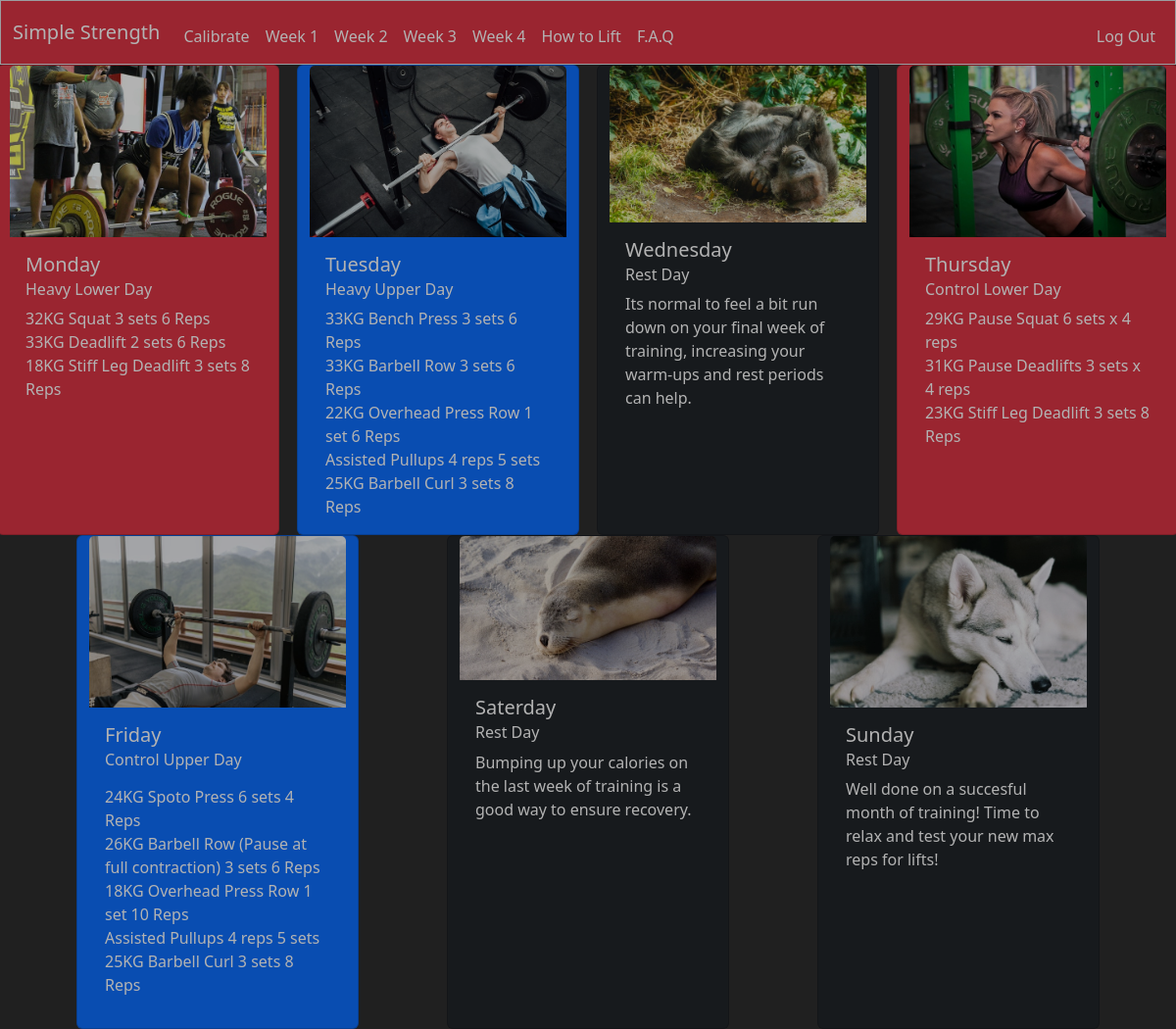
The app's page /week4 (signed in) with its own data.
### tables this page shows
CREATE TABLE Exercises(
userID INTERGER NOT NULL,
Squat SMALLINT,
Deadlift SMALLINT,
Bench SMALLINT,
BBRow SMALLINT,
OverheadPress SMALLINT,
BBCurl SMALLINT,
Pullups SMALLINT
);

### app.py (the view)
@app.route("/week4")
@login_required
def week4():
    ExerInfo = db.execute("SELECT * FROM Exercises WHERE userID = ?", session["user_id"])
    if len(ExerInfo) != 0:
        return render_template("week4.html", Info = ExerInfo)
    else:
        flash("Please enter your lifts before viewing your weekly training")
        return redirect("/calibrate")

### app.py (called while the page is built)
def login_required(f):
    @wraps(f)
    def decorated_function(*args, **kwargs):
        if session.get("user_id") is None:
            return redirect("/login")
        return f(*args, **kwargs)
    return decorated_function

### templates/week4.html (shortened to what this page needs)
{% extends "layout.html" %}
{% block main %}
<div class="row row-cols-2 row-cols-md-3">
        <div class="card text-white bg-danger mx-auto" style="width: 18rem;" id="weekCard" >
            <img class="card-img-top" src="../static/images/smolDeadlift3.jpg" alt="Card image cap">
            <div class="card-body">
                <h5 class="card-title">Monday</h5>
                <h6 class="card-subtitle mb-2">Heavy Lower Day</h6>
                <p class="card-text">
                    {{ ((Info[0]["Squat"]*0.7)|round|int + 15) }}KG Squat 3 sets 6 Reps<br>
                    {{ ((Info[0]["Deadlift"]*0.7)|round|int + 15) }}KG Deadlift 2 sets 6 Reps<br>
                    {{ (Info[0]["Deadlift"]*0.5)|round|int + 5}}KG Stiff Leg Deadlift 3 sets 8 Reps
                </p>
            </div>
        </div>
        <div class="card text-white bg-primary mx-auto" style="width: 18rem;" id="weekCard" >
            <img class="card-img-top" src="../static/images/smolBenchw41.jpg" alt="Card image cap">
            <div class="card-body">
                <h5 class="card-title">Tuesday</h5>
                <h6 class="card-subtitle mb-2">Heavy Upper Day</h6>
                <p class="card-text">
                    {{ (Info[0]["Bench"]*0.75)|round|int + 15 }}KG Bench Press 3 sets 6 Reps<br>
                    {{ (Info[0]["BBRow"]*0.85)|round|int + 15 }}KG Barbell Row 3 sets 6 Reps<br>
                    {{ (Info[0]["OverheadPress"]*0.85)|round|int + 5 }}KG Overhead Press Row 1 set 6 Reps<br>
                    {% if (Info[0]["Pullups"]|int) >= 3 -%}
                    Pullups 5 sets {{(Info[0]["Pullups"]*0.5)|round|int + 2 }} reps<br>
                    {% else -%}
                    Assisted Pullups 4 reps 5 sets<br>
                    {% endif %}
                    {{ (Info[0]["BBCurl"]*0.85)|round|int + 5 }}KG Barbell Curl 3 sets 8 Reps<br>
                </p>
            </div>
        </div>
        <div class="card text-white bg-dark mx-auto" style="width: 18rem;" id="weekCard" >
            <img class="card-img-top" src="../static/images/sleepingApe.jpg" alt="Card image cap">
            <div class="card-body">
                <h5 class="card-title">Wednesday</h5>
                <h6 class="card-subtitle mb-2">Rest Day</h6>
                <p class="card-text">
                    Its normal to feel a bit run down on your final week of training, increasing your warm-ups and rest periods can help.
                </p>
            </div>
        </div>
        <div class="card text-white bg-danger mx-auto" style="width: 18rem;" id="weekCard" >
            <img class="card-img-top" src="../static/images/SmolSqW2.jpg" alt="Card image cap">
            <div class="card-body">
                <h5 class="card-title">Thursday</h5>
                <h6 class="card-subtitle mb-2">Control Lower Day</h6>
                {{ ((Info[0]["Squat"]*0.6)|round|int + 15) }}KG Pause Squat 6 sets x 4 reps<br>
                {{ ((Info[0]["Deadlift"]*0.6)|round|int + 15) }}KG Pause Deadlifts 3 sets x 4 reps<br>
                {{ (Info[0]["Deadlift"]*0.5)|round|int + 10}}KG Stiff Leg Deadlift 3 sets 8 Reps
            </div>
        </div>
        <div class="card text-white bg-primary mx-auto" style="width: 18rem;" id="weekCard" >
            <img class="card-img-top" src="../static/images/smolBenchw43.jpg" alt="Card image cap">
            <div class="card-body">
                <h5 class="card-title">Friday</h5>
                <h6 class="card-subtitle mb-2">Control Upper Day</h6>
                <p class="card-text">
                    <p class="card-text">
                        {{ ((Info[0]["Bench"]*0.60)|round|int + 10) }}KG Spoto Press 6 sets 4 Reps<br>
                        {{ ((Info[0]["BBRow"]*0.75)|round|int + 10) }}KG Barbell Row (Pause at full contraction) 3 sets 6 Reps<br>
                        {{ (Info[0]["OverheadPress"]*0.65)|round|int + 5}}KG Overhead Press Row 1 set 10 Reps<br>
                        {% if (Info[0]["Pullups"]|int) >= 3 -%}
                        Pullups 5 sets {{(Info[0]["Pullups"]*0.5)|round|int + 2 }} reps<br>
                        {% else -%}
                        Assisted Pullups 4 reps 5 sets<br>
                        {% endif %}
                        {{ (Info[0]["BBCurl"]*0.85)|round|int + 5}}KG Barbell Curl 3 sets 8 Reps<br>
                    </p>
                </p>
            </div>
        </div>
        <div class="card text-white bg-dark" style="width: 18rem;" id="weekCard" >
            <img class="card-img-top" src="../static/images/sleepingSeal.jpg" alt="Card image cap">
            <div class="card-body">
                <h5 class="card-title">Saterday</h5>
                <h6 class="card-subtitle mb-2">Rest Day</h6>
                <p class="card-text">
                    Bumping up your calories on the last week of training is a good way to ensure recovery.
                </p>
            </div>
        </div>
        <div class="card text-white bg-dark mx-auto" style="width: 18rem;" id="weekCard" >
            <img class="card-img-top" src="../static/images/SleepingHusky.jpg" alt="Card image cap">
            <div class="card-body">
                <h5 class="card-title">Sunday</h5>
                <h6 class="card-subtitle mb-2">Rest Day</h6>
                <p class="card-text">
                    Well done on a succesful month of training! Time to relax and test your new max reps for lifts!
                </p>
            </div>
        </div>
</div>
{% endblock %}

### static/CSS/main.css (style rules this page uses)
body { background-color: #202020; color: white; filter:contrast(1.8); filter:brightness(70%); }

### records on screen
Exercises: ((Info[0]['Squat']*0.7)|round|int+15) "32", ((Info[0]['Deadlift']*0.7)|round|int+15) "33", (Info[0]['Deadlift']*0.5)|round|int+5 "18", (Info[0]['Bench']*0.75)|round|int+15 "33", (Info[0]['BBRow']*0.85)|round|int+15 "33", (Info[0]['OverheadPress']*0.85)|round|int+5 "22", (Info[0]['BBCurl']*0.85)|round|int+5 "25", ((Info[0]['Squat']*0.6)|round|int+15) "29", ((Info[0]['Deadlift']*0.6)|round|int+15) "31", (Info[0]['Deadlift']*0.5)|round|int+10 "23", ((Info[0]['Bench']*0.60)|round|int+10) "24", ((Info[0]['BBRow']*0.75)|round|int+10) "26", (Info[0]['OverheadPress']*0.65)|round|int+5 "18"
